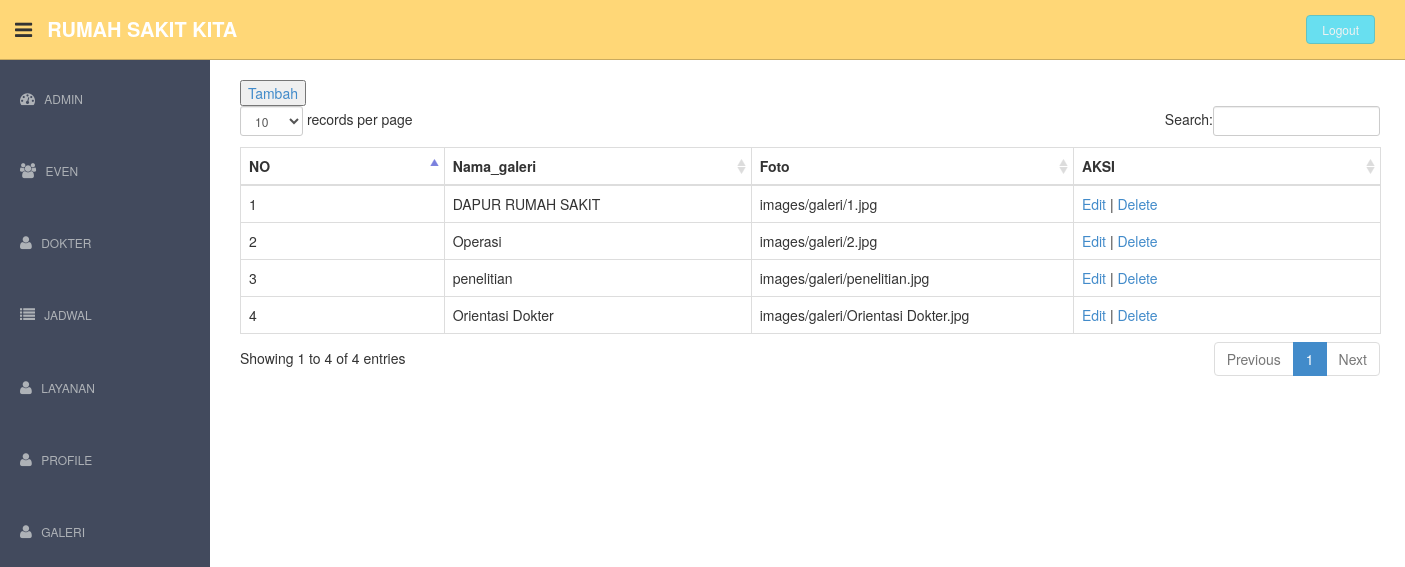
The app's page /d_galeri.php with its own data.
### tables this page shows
CREATE TABLE IF NOT EXISTS `galeri` (
  `nama` varchar(200) NOT NULL,
  `foto` varchar(100) NOT NULL,
`id_galeri` int(10) NOT NULL
);

### d_galeri.php (called while the page is built, shortened)
<?php
require 'pages/dashboard.php';
?>

### libraries/m_galeri.php (called while the page is built, shortened)
<?php
class galeri{
	private $db;
	public function galeri(){
		$this->db = new DBClass();
	}
	public function readAllgaleri(){
		$query = "SELECT * FROM galeri ";
		return $this->db->getRows($query);
	}
}
?>

### libraries/DBClass.php (called while the page is built, shortened)
<?php
	class DBClass
	{
		public $host, $user, $password;
		function __construct()
		{
			$this->db = false;
			$this->dbname = 'rumah_sakit';
			$this->host   = 'localhost';
			$this->user   = 'root';
			$this->password = '';
		}
		function connect()
		{
			$this->db = mysql_connect(
				$this->host,
				$this->user,
				$this->password)
			or die("Database Connection Access Error..".mysql_error());
		}
		function getRows($sql)
		{
			$this->rowColl = mysql_query($sql) or die("Error : ".mysql_error());
			$rows  = array();
			while ($row = mysql_fetch_array($this->rowColl, MYSQL_ASSOC))
				$rows[] = $row;
			return $rows;
		}
	}
?>

### pages/v_d_galeri.php (the view, shortened to what this page needs)
 <?php
require_once('libraries/m_galeri.php');
require_once('libraries/DBClass.php');
$galeri = new galeri();
$data = $galeri->readAllgaleri();
?>
<!doctype html>
<html>
    <head>
        <link rel="stylesheet" href="libraries/datatables/css/bootstrap.min.css"/>
        <link rel="stylesheet" href="libraries/datatables/css/dataTables.bootstrap.css"/>
    </head>
    <body>
        <div class="container">
		<a href="tgaleri.php"><button>Tambah</button></a>
		<table id="provinsi" class="table table-bordered">
                <thead>
                    <tr>
                        <th width="10%">NO</th>
                        <th width="15%">Nama_galeri</th>
                        <th width="15%">Foto</th>
						<th width="15%">AKSI</th>
                    </tr>
                </thead>
    <?php $no=1?>
	<?php foreach($data as $r):?>
         <tr align='left'>
                        <td><?php echo  $no;?></td>
                        <td><?php echo  $r['nama']; ?></td>
                        <td><?php echo  $r['foto']; ?></td>
						<td>
                            <a href="ugaleri.php?id=<?php echo  $r['id_galeri']; ?>">Edit</a> |
                            <a href="dgaleri.php?id=<?php echo  $r['id_galeri']; ?>">Delete</a>
						</td>
                    </tr>
					<?php $no++?>
	<?php endforeach?>
            </table>
        </div>
    </body>
</html>

### assets/css/style.css (style rules this page uses)
body { color: #797979; background: #f2f2f2; font-family: 'Ruda', sans-serif; padding: 0px !important; margin: 0px !important; font-size:13px; }
a, a:hover, a:focus { text-decoration: none; outline: none; }

### records on screen
galeri: nama "DAPUR RUMAH SAKIT", foto "images/galeri/1.jpg"
galeri: nama "Operasi", foto "images/galeri/2.jpg"
galeri: nama "penelitian", foto "images/galeri/penelitian.jpg"
galeri: nama "Orientasi Dokter", foto "images/galeri/Orientasi Dokter.jpg"
